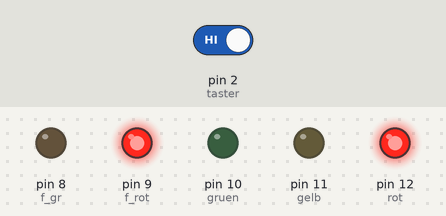
The sketch below on a simulated Arduino Uno, built with avr-gcc and run on an emulated ATmega328P. Parts: output pins drawn as LEDs (lit = HIGH). Inputs (shaded band) come from the test bench; at power-on: pin 2 (taster) HIGH.

Above: at 15.6 s.
15.7 s: pin 2 (taster) driven LOW
At 22.0 s:
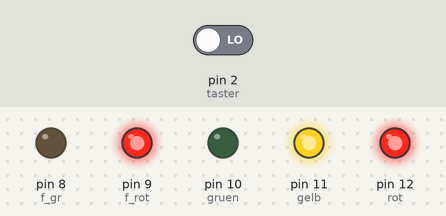
At 23.0 s:
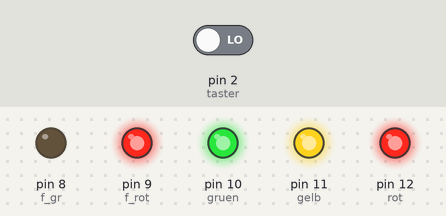
23.7 s: pin 2 (taster) driven HIGH
At 26.2 s:
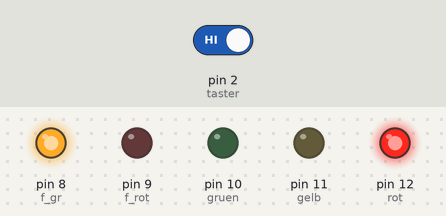
Timing chart, 0 to 39.8 s (numbered marks = the images above; inputs shaded):
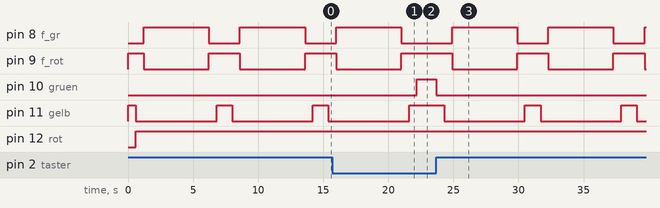

Measured:
- after the input at 15.7 s, pin 10 (gruen): LOW → HIGH after 6.5 s; pin 11 (gelb): goes on until 21.6 s, then stays HIGH
- after the input at 23.7 s, pin 8 (f_gr): alternates HIGH for 5.0 s and LOW for 2.4 s, starting after 1.2 s; pin 9 (f_rot): alternates HIGH for 2.4 s and LOW for 5.0 s, starting after 1.2 s; pin 10 (gruen): HIGH → LOW at once; pin 11 (gelb): alternates HIGH for 1.2 s and LOW for 6.2 s, starting after 0.60 s
- by itself, pin 8 (f_gr): alternates HIGH for 5.0 s and LOW for 2.4 s
- by itself, pin 11 (gelb): repeats every 7.4 s: LOW 6.2 s, HIGH 1.2 s

The sketch:

ampel_fussgaenger.ino
```cpp
int rot =  12;  // benutzt pin 12 für die rote LED - Autoampel.
int gelb = 11;  // benutzt pin 11 für die gelbe LED - Autoampel.
int gruen = 10; // benutzt pin 10 für die grüne LED - Autoampel.
int f_rot = 9;  // benutzt pin 9 für die rote LED - Fußgängerampel.
int f_gr = 8;   // benutzt pin 8 für die grüne LED - Fußgängerampel.
int taster = 2;  // benutzt pin 2 für den Taster - Fußgängerampel Knopf.
int PauseKurz = 600; //600 Millisekunden = 0,6 Sekunden
int PauseLang = 5000; //5000 Millisekunden = 5 Sekunden

void setup()  /* initialisiert die pins 8 bis 12 als Ausgang
                  und pin 2 als Eingang für den Taster*/
{
  pinMode(rot, OUTPUT);
  pinMode(gelb, OUTPUT);
  pinMode(gruen, OUTPUT);
  pinMode(f_rot, OUTPUT);
  pinMode(f_gr, OUTPUT);
  pinMode(taster, INPUT_PULLUP);
}

void loop()  /*Fortlaufende Schleife*/
{ /* am Anfang leuchtet die Autoampel grün und die Fußgängerampel rot bis jemand den Taster druckt */
  digitalWrite(gruen, HIGH);
  digitalWrite(f_rot, HIGH);
  if (digitalRead(taster) == HIGH) /* wenn jemand den Taster drückt, passiert folgendes:  */
  {
    digitalWrite(gruen, LOW); /* Autoampel schaltet die grüne LED aus.*/
    digitalWrite(gelb, HIGH); /* Autoampel schaltet die gelbe LED an.*/
    delay(PauseKurz);               /* wartet 0,6 Sekunden */
    digitalWrite(gelb, LOW);  /* Autoampel schaltet die gelbe LED aus.*/
    digitalWrite(rot, HIGH);  /* Autoampel schaltet die rote LED an.*/
    delay(PauseKurz);               /* wartet 0,6 Sekunden */
    digitalWrite(f_rot, LOW); /* Fußgängerampel schaltet die rote LED aus.*/
    digitalWrite(f_gr, HIGH); /* Fußgängerampel schaltet die grüne LED an.*/
    delay(PauseLang);              /* wartet 5 Sekunden */
    digitalWrite(f_gr, LOW); /* Fußgängerampel schaltet die grüne LED aus.*/
    digitalWrite(f_rot, HIGH);  /* Fußgängerampel schaltet die rote LED an.*/
    delay(PauseKurz);               /* wartet 0,6 Sekunden */
    digitalWrite(gelb, HIGH);  /* Autoampel schaltet die gelbe LED an.*/
    delay(PauseKurz);             /* wartet 0,6 Sekunden und fängt von vorne an */
  }
}
```
